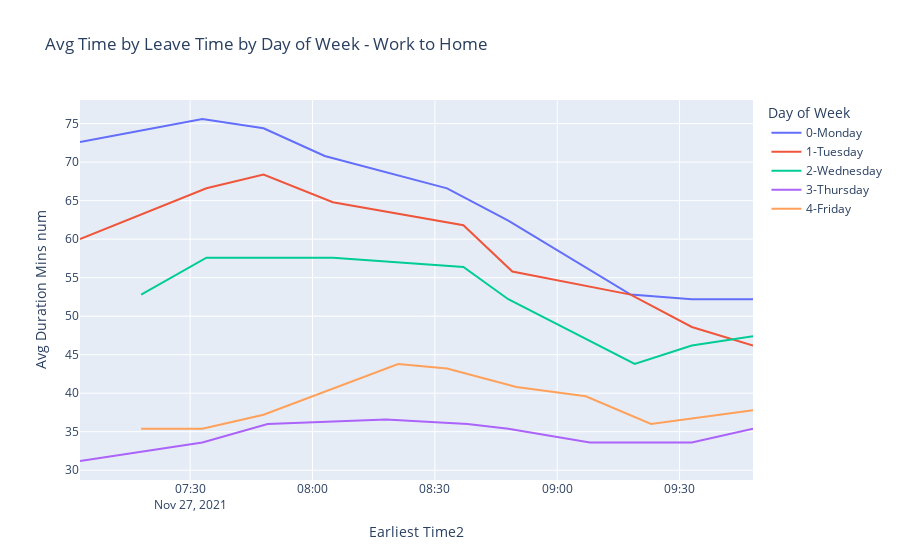

Write notebook code for a chart like this one.
### Code cell
px.line(time_gb2, 'Earliest Time2', 'Avg Duration Mins num'
       , color='Day of Week'
       , title = "Avg Time to dest by Leave Time by Day of Week - " + routename)

### Figure 1 — Plotly figure (JSON) as saved in the notebook; plotly's stock layout.template omitted (floating-point values rounded to 4 significant figures)
{"data": [{"hovertemplate": "Day of Week=0-Monday<br>Earliest Time2=%{x}<br>Avg Duration Mins num=%{y}<extra></extra>", "legendgroup": "0-Monday", "line": {"color": "#636efa", "dash": "solid"}, "mode": "lines", "name": "0-Monday", "orientation": "v", "showlegend": true, "type": "scatter", "x": ["2021-11-27T07:03:00", "2021-11-27T07:33:00", "2021-11-27T07:48:00", "2021-11-27T08:03:00", "2021-11-27T08:33:00", "2021-11-27T08:48:00", "2021-11-27T09:18:00", "2021-11-27T09:33:00", "2021-11-27T09:48:00"], "xaxis": "x", "y": [72.6, 75.6, 74.4, 70.8, 66.6, 62.4, 52.8, 52.2, 52.2], "yaxis": "y"}, {"hovertemplate": "Day of Week=1-Tuesday<br>Earliest Time2=%{x}<br>Avg Duration Mins num=%{y}<extra></extra>", "legendgroup": "1-Tuesday", "line": {"color": "#EF553B", "dash": "solid"}, "mode": "lines", "name": "1-Tuesday", "orientation": "v", "showlegend": true, "type": "scatter", "x": ["2021-11-27T07:03:00", "2021-11-27T07:34:00", "2021-11-27T07:48:00", "2021-11-27T08:05:00", "2021-11-27T08:37:00", "2021-11-27T08:49:00", "2021-11-27T09:18:00", "2021-11-27T09:33:00", "2021-11-27T09:48:00"], "xaxis": "x", "y": [60, 66.6, 68.4, 64.8, 61.8, 55.8, 52.8, 48.6, 46.2], "yaxis": "y"}, {"hovertemplate": "Day of Week=2-Wednesday<br>Earliest Time2=%{x}<br>Avg Duration Mins num=%{y}<extra></extra>", "legendgroup": "2-Wednesday", "line": {"color": "#00cc96", "dash": "solid"}, "mode": "lines", "name": "2-Wednesday", "orientation": "v", "showlegend": true, "type": "scatter", "x": ["2021-11-27T07:18:00", "2021-11-27T07:34:00", "2021-11-27T07:48:00", "2021-11-27T08:05:00", "2021-11-27T08:37:00", "2021-11-27T08:48:00", "2021-11-27T09:19:00", "2021-11-27T09:33:00", "2021-11-27T09:48:00"], "xaxis": "x", "y": [52.8, 57.6, 57.6, 57.6, 56.4, 52.2, 43.8, 46.2, 47.4], "yaxis": "y"}, {"hovertemplate": "Day of Week=3-Thursday<br>Earliest Time2=%{x}<br>Avg Duration Mins num=%{y}<extra></extra>", "legendgroup": "3-Thursday", "line": {"color": "#ab63fa", "dash": "solid"}, "mode": "lines", "name": "3-Thursday", "orientation": "v", "showlegend": true, "type": "scatter", "x": ["2021-11-27T07:03:00", "2021-11-27T07:33:00", "2021-11-27T07:49:00", "2021-11-27T08:18:00", "2021-11-27T08:38:00", "2021-11-27T08:48:00", "2021-11-27T09:08:00", "2021-11-27T09:33:00", "2021-11-27T09:48:00"], "xaxis": "x", "y": [31.2, 33.6, 36, 36.6, 36, 35.4, 33.6, 33.6, 35.4], "yaxis": "y"}, {"hovertemplate": "Day of Week=4-Friday<br>Earliest Time2=%{x}<br>Avg Duration Mins num=%{y}<extra></extra>", "legendgroup": "4-Friday", "line": {"color": "#FFA15A", "dash": "solid"}, "mode": "lines", "name": "4-Friday", "orientation": "v", "showlegend": true, "type": "scatter", "x": ["2021-11-27T07:18:00", "2021-11-27T07:33:00", "2021-11-27T07:48:00", "2021-11-27T08:21:00", "2021-11-27T08:33:00", "2021-11-27T08:50:00", "2021-11-27T09:07:00", "2021-11-27T09:23:00", "2021-11-27T09:48:00"], "xaxis": "x", "y": [35.4, 35.4, 37.2, 43.8, 43.2, 40.8, 39.6, 36, 37.8], "yaxis": "y"}], "layout": {"legend": {"title": {"text": "Day of Week"}, "tracegroupgap": 0}, "title": {"text": "Avg Time by Leave Time by Day of Week - Work to Home"}, "xaxis": {"anchor": "y", "domain": [0, 1], "title": {"text": "Earliest Time2"}}, "yaxis": {"anchor": "x", "domain": [0, 1], "title": {"text": "Avg Duration Mins num"}}}}
